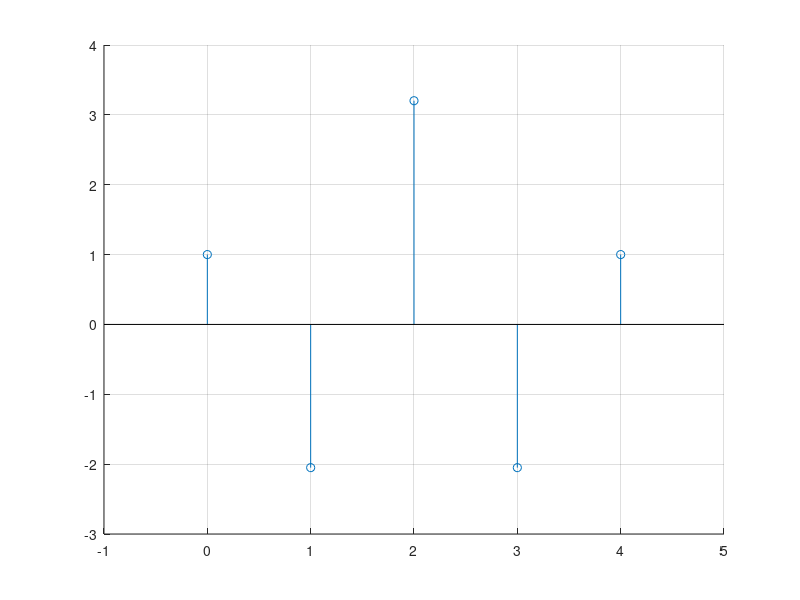
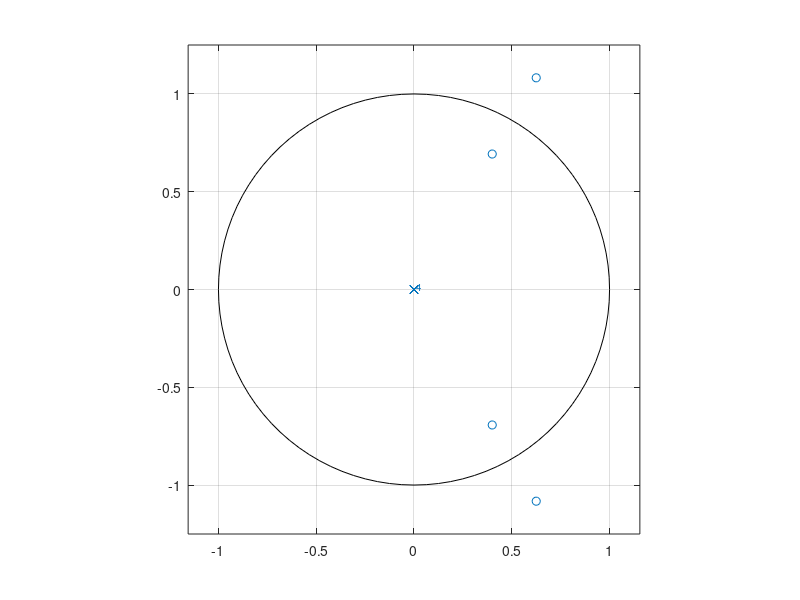
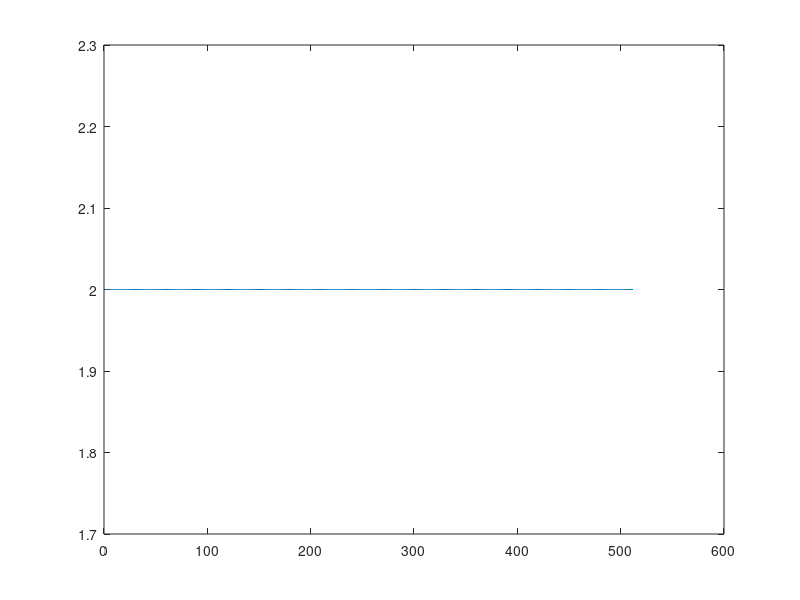
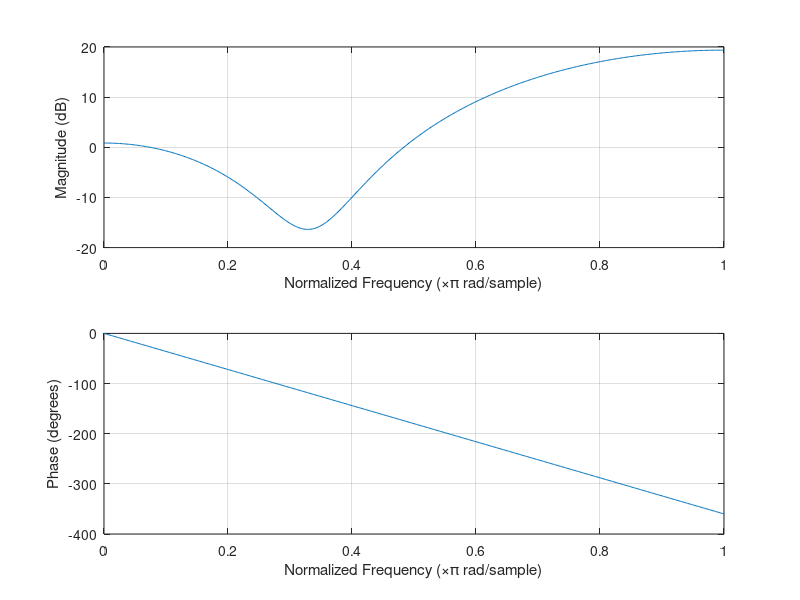

The MATLAB source for these figures, in order:
Alfa = 0.8*exp(j*pi/3);
Num = poly([Alfa Alfa' 1/Alfa 1/Alfa']);
Den = 1.0;

ImpulseResponse = impz(Num, Den);

figure(1); clf; hold on; grid;
stem([0:length(ImpulseResponse)-1], ImpulseResponse);
axis([-1 length(Num) -3 4]);

figure(2); clf;
zplane(Num, Den);

%% Group delay is 2 samples, which can easily be seen in linear-phase FIR filters by the distance from 0
%% to the center of the impulse response
figure(3); clf;
plot(grpdelay(Num, Den));

figure(4); clf;
freqz(Num, Den, 512);
